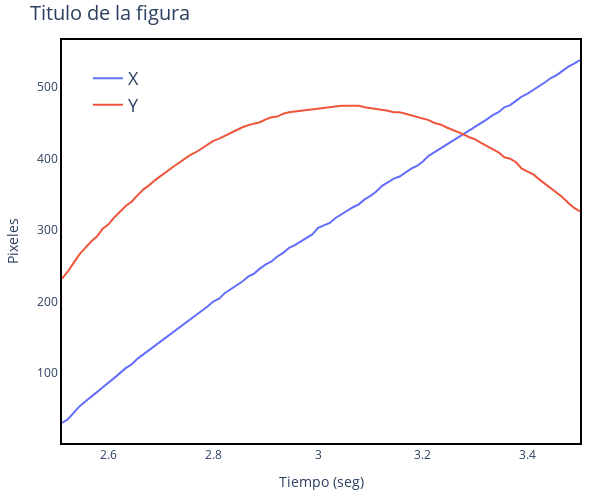

The code cell stored with this chart in its notebook:
### Code cell
fig = go.Figure()
fig.add_traces(go.Scatter(x = df.t,y = df.x, name = 'X'))
fig.add_traces(go.Scatter(x = df.t,y = df.y, name = 'Y'))
estetica(fig,title = 'Titulo de la figura',x_name = 'Tiempo (seg)', y_name = 'Pixeles', h = 500,w = 600)
fig.show()
